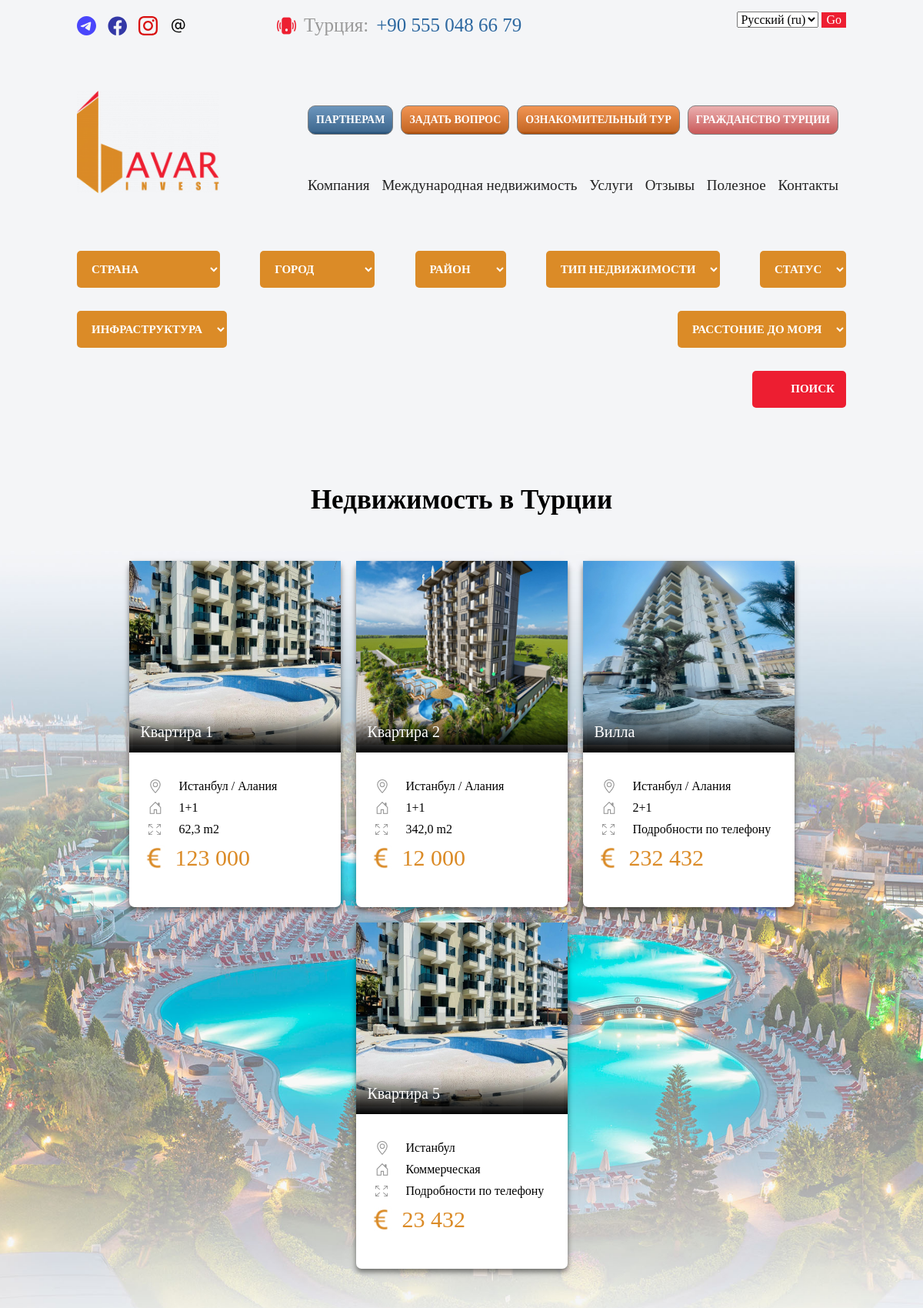
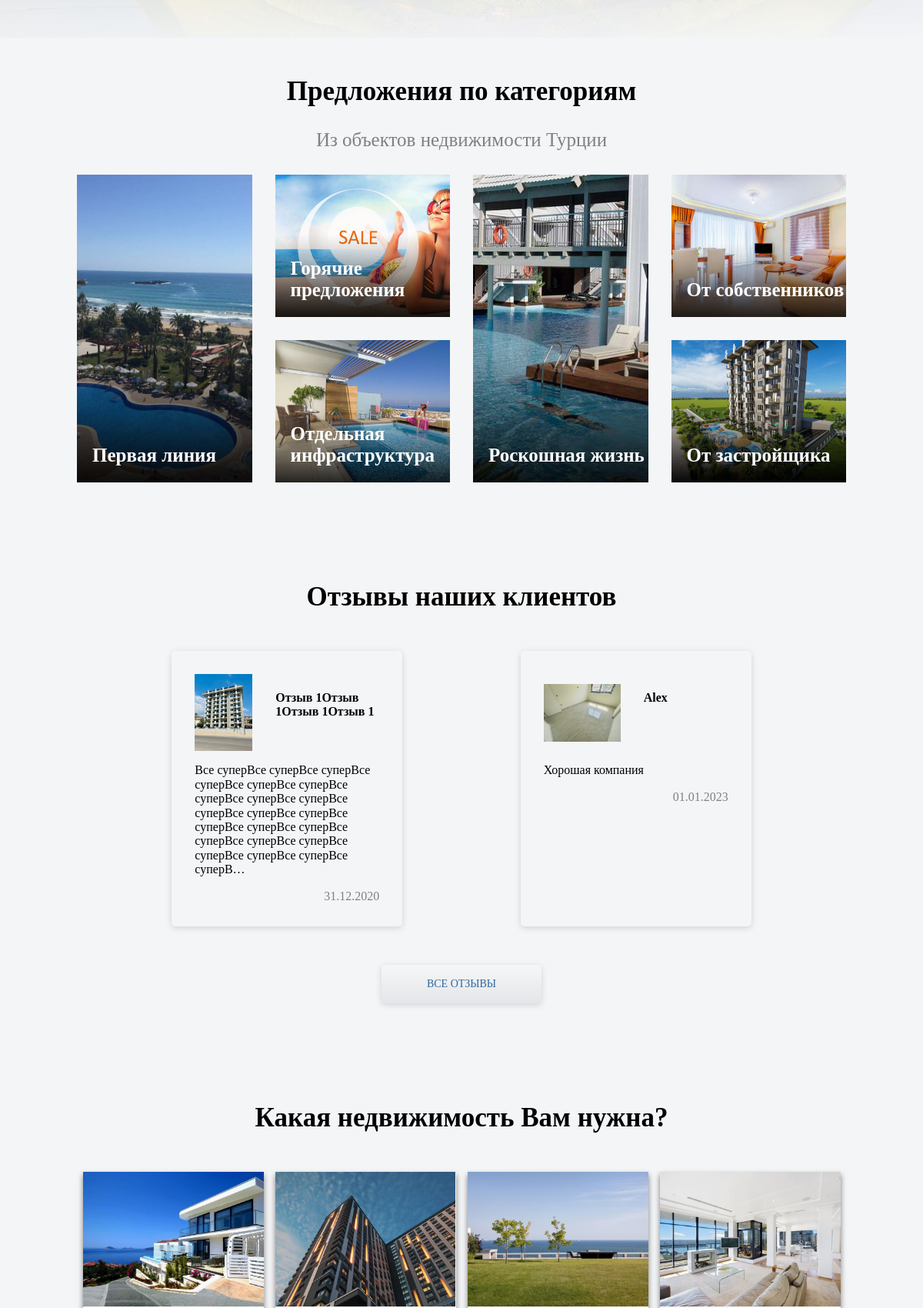
The app's page /ru/turkish (upper part) with its own data (2 pictures, top to bottom).
### flat/models.py (models this page shows, shortened)
class Flat(models.Model):
    title = models.CharField(
        'Название объекта', max_length=255, blank=False, unique=False, null=False, help_text='Обязательное поле')
    price = models.IntegerField(
        'Цена объекта', blank=True, null=True, help_text='EURO')
    square = models.FloatField(
        'Площадь объекта', blank=True, null=True, help_text='m2')
    year_of_construction = models.SmallIntegerField(
        'Год постройки', blank=True, null=True, help_text='Пример 2023')
    furniture = models.BooleanField(
        'Если есть мебель - отметье', blank=True, null=True)
    to_sea = models.FloatField(
        'Расстояние до моря в киллометрах', blank=True, null=True, help_text='Пример (0.2)')
    to_center = models.FloatField(
        'Расстояние до центра в киллометрах', blank=True, null=True, help_text='Пример (2.2)')
    to_airport = models.FloatField(
        'Расстояние до аэропорта в киллометрах', blank=True, null=True, help_text='Пример (8.9)')
    description = models.TextField(
        'Описание объекта', max_length=15000, blank=False, null=False, help_text='Обязательное поле')
    main_country = models.ForeignKey(
        Country, blank=False, null=False, related_name='main_country', on_delete=models.CASCADE, verbose_name='Выберите страну', help_text='Обязательное поле')
    main_city = models.ForeignKey(
        City, blank=False, null=False, related_name='main_city', on_delete=models.CASCADE, verbose_name='Выберите город', help_text='Обязательное поле')
    main_type_real_estate = models.ForeignKey(
        Type_real_estate, blank=False, null=False, related_name='main_type_real_estate', on_delete=models.CASCADE, verbose_name='Выберите тип недвижимости', help_text='Обязательное поле')
    main_rooms = models.ForeignKey(
        Rooms, blank=True, null=True, related_name='main_rooms', on_delete=models.CASCADE, verbose_name='Выберите комнаты')
    main_offer = models.ForeignKey(
        Offer, blank=False, null=False, related_name='main_offer', on_delete=models.CASCADE, verbose_name='Укажите от кого предложение', help_text='Обязательное поле')
    main_district = models.ForeignKey(District, blank=True, null=True,
                                      related_name='main_district', on_delete=models.CASCADE, verbose_name='Район')
    main_status = models.ForeignKey(
        Status, blank=True, null=True, related_name='main_status', on_delete=models.CASCADE, verbose_name='Статус')
    main_infrastructure = models.ForeignKey(
        Infrastructure, blank=True, null=True, related_name='main_infrastructure', on_delete=models.CASCADE, verbose_name='Инфраструктура')
    hot_offer = models.BooleanField('Горячее предложение', default=False)
    first_line = models.BooleanField('Первая линия', default=False)
    out_infra = models.BooleanField('Отельная инфраструктура', default=False)
    vip = models.BooleanField('Роскошная жизнь', default=False)
    wireless_Internet = models.BooleanField(
        'Беспроводной интернет', default=True)
    billiard = models.BooleanField('Бильярд', default=True)
    electric_generator = models.BooleanField('Электрогенератор', default=True)
    Green_Garden = models.BooleanField('Зеленый сад', default=True)
    finnish_sauna = models.BooleanField('Финская сауна', default=True)
    jacuzzi = models.BooleanField('Джакузи', default=True)
    playground = models.BooleanField('Детская площадка', default=True)
    video_surveillance = models.BooleanField('Видеонаблюдение', default=True)
    table_tennis = models.BooleanField('Настольный теннис', default=True)
    indoor_swimming_pool = models.BooleanField(
        'Закрытый бассейн', default=True)
    roman_Steam_Room = models.BooleanField('Римская парная', default=True)
    satellite_TV = models.BooleanField('Спутниковое ТВ', default=True)
    massage_rooms = models.BooleanField('Массажные кабинеты', default=True)
    fitness_center = models.BooleanField('Фитнес центр', default=True)
    turkish_hamam = models.BooleanField('Турецкий хамам', default=True)
    play_room = models.BooleanField('Игровая комната', default=True)
    children_pool = models.BooleanField('Детский бассейн', default=True)
    outdoor_swimming_pool = models.BooleanField(
        'Открытый бассейн', default=True)
    gazebos_for_recreation = models.BooleanField(
        'Беседки для отдыха', default=True)
    covered_parking = models.BooleanField('Крытая парковка', default=True)
    outdoor_parking = models.BooleanField('Открытая парковка', default=True)
    main_photo = models.ImageField(
        'Главное фото', upload_to='media/flat/%Y/%m/', blank=False, null=False, help_text='Обязательное поле')
    photo1 = models.ImageField(
        'Фото 1', upload_to='media/flat/add_photo/%Y/%m/', blank=True, null=True)
    photo2 = models.ImageField(
        'Фото 2', upload_to='media/flat/add_photo/%Y/%m/', blank=True, null=True)
    photo3 = models.ImageField(
        'Фото 3', upload_to='media/flat/add_photo/%Y/%m/', blank=True, null=True)
    photo4 = models.ImageField(
        'Фото 4', upload_to='media/flat/add_photo/%Y/%m/', blank=True, null=True)
    photo5 = models.ImageField(
        'Фото 5', upload_to='media/flat/add_photo/%Y/%m/', blank=True, null=True)
    photo6 = models.ImageField(
        'Фото 6', upload_to='media/flat/add_photo/%Y/%m/', blank=True, null=True)
    photo7 = models.ImageField(
        'Фото 7', upload_to='media/flat/add_photo/%Y/%m/', blank=True, null=True)
    photo8 = models.ImageField(
        'Фото 8', upload_to='media/flat/add_photo/%Y/%m/', blank=True, null=True)
    photo9 = models.ImageField(
        'Фото 9', upload_to='media/flat/add_photo/%Y/%m/', blank=True, null=True)
    photo10 = models.ImageField(
        'Фото 10', upload_to='media/flat/add_photo/%Y/%m/', blank=True, null=True)
    photo11 = models.ImageField(
        'Фото 11', upload_to='media/flat/add_photo/%Y/%m/', blank=True, null=True)
    photo12 = models.ImageField(
        'Фото 12', upload_to='media/flat/add_photo/%Y/%m/', blank=True, null=True)
    photo13 = models.ImageField(
        'Фото 13', upload_to='media/flat/add_photo/%Y/%m/', blank=True, null=True)
    photo14 = models.ImageField(
        'Фото 14', upload_to='media/flat/add_photo/%Y/%m/', blank=True, null=True)
    photo15 = models.ImageField(
        'Фото 15', upload_to='media/flat/add_photo/%Y/%m/', blank=True, null=True)
    photo16 = models.ImageField(
        'Фото 16', upload_to='media/flat/add_photo/%Y/%m/', blank=True, null=True)
    photo17 = models.ImageField(
        'Фото 17', upload_to='media/flat/add_photo/%Y/%m/', blank=True, null=True)
    photo18 = models.ImageField(
        'Фото 18', upload_to='media/flat/add_photo/%Y/%m/', blank=True, null=True)
    photo19 = models.ImageField(
        'Фото 19', upload_to='media/flat/add_photo/%Y/%m/', blank=True, null=True)
    photo20 = models.ImageField(
        'Фото 20', upload_to='media/flat/add_photo/%Y/%m/', blank=True, null=True)
    photo21 = models.ImageField(
        'Фото 21', upload_to='media/flat/add_photo/%Y/%m/', blank=True, null=True)
    photo22 = models.ImageField(
        'Фото 22', upload_to='media/flat/add_photo/%Y/%m/', blank=True, null=True)
    photo23 = models.ImageField(
        'Фото 23', upload_to='media/flat/add_photo/%Y/%m/', blank=True, null=True)
    photo24 = models.ImageField(
        'Фото 24', upload_to='media/flat/add_photo/%Y/%m/', blank=True, null=True)
    photo25 = models.ImageField(
        'Фото 25', upload_to='media/flat/add_photo/%Y/%m/', blank=True, null=True)
    photo26 = models.ImageField(
        'Фото 26', upload_to='media/flat/add_photo/%Y/%m/', blank=True, null=True)
    photo27 = models.ImageField(
        'Фото 27', upload_to='media/flat/add_photo/%Y/%m/', blank=True, null=True)
    photo28 = models.ImageField(
        'Фото 28', upload_to='media/flat/add_photo/%Y/%m/', blank=True, null=True)
    photo29 = models.ImageField(
        'Фото 29', upload_to='media/flat/add_photo/%Y/%m/', blank=True, null=True)
    photo30 = models.ImageField(
        'Фото 30', upload_to='media/flat/add_photo/%Y/%m/', blank=True, null=True)
    photo31 = models.ImageField(
        'Фото 31', upload_to='media/flat/add_photo/%Y/%m/', blank=True, null=True)
    photo32 = models.ImageField(
        'Фото 32', upload_to='media/flat/add_photo/%Y/%m/', blank=True, null=True)
    photo33 = models.ImageField(
        'Фото 33', upload_to='media/flat/add_photo/%Y/%m/', blank=True, null=True)
    photo34 = models.ImageField(
        'Фото 34', upload_to='media/flat/add_photo/%Y/%m/', blank=True, null=True)
    photo35 = models.ImageField(
        'Фото 35', upload_to='media/flat/add_photo/%Y/%m/', blank=True, null=True)
    slug = models.SlugField('URL', max_length=255, unique=False, db_index=True)
    created_at = models.DateTimeField(auto_now_add=True)
    def get_absolute_url(self):
        return reverse("details", kwargs={"pk": self.pk})
    class Meta:
        verbose_name = ' Объект недвижимости'
        verbose_name_plural = ' Объекты недвижимости'

class City(models.Model):
    city = models.CharField('Город', max_length=255,
                            blank=True, null=True)
    def __str__(self):
        return self.city
    class Meta:
        verbose_name = 'Город'
        verbose_name_plural = 'Города'

class District(models.Model):
    district = models.CharField('Район', max_length=255, blank=True, null=True)
    def __str__(self):
        return self.district
    class Meta:
        verbose_name = 'Район'
        verbose_name_plural = 'Районы'

class Rooms(models.Model):
    rooms = models.CharField('Количество комнат', max_length=255)
    def __str__(self):
        return self.rooms
    class Meta:
        verbose_name = 'Комната'
        verbose_name_plural = 'Комнаты'

class Type_real_estate(models.Model):
    type_real_estate = models.CharField(
        'Тип недвижимости', max_length=255, blank=True, null=True)
    def __str__(self):
        return self.type_real_estate
    class Meta:
        verbose_name = 'Тип недвижимости'
        verbose_name_plural = 'Типы недвижимости'

class Reviews(models.Model):
    name = models.CharField('Имя', max_length=255, blank=False, null=False)
    text = models.TextField(
        'Текст отзыва', max_length=15000, blank=False, null=False)
    data = models.CharField('Дата', max_length=100, blank=False,
                            null=False, help_text='Введите дату в формате 01.01.2021')
    photo = models.ImageField(
        'Фото', blank=True, null=False, upload_to='media/reviews/%Y/%m/')
    class Meta:
        verbose_name = 'Отзывы'
        verbose_name_plural = 'Отзывы'

### flat/views.py (the view)
# urls.py: path('turkish', ShowTurkishView.as_view(), name='turkish'),
class ShowTurkishView(ListView):
    queryset = Flat.objects.all().filter(main_country=1)
    template_name = 'flat/Turkish.html'
    context_object_name = 'flat'
    country = Country.objects.all()
    city = City.objects.all()
    district = District.objects.all()
    type_real_estate = Type_real_estate.objects.all()
    reviews = Reviews.objects.all().order_by('?')[:4]
    def get_context_data(self, **kwargs):
        context = super(ShowTurkishView, self).get_context_data(**kwargs)
        context['reviews'] = self.reviews
        context['country'] = self.country
        context['city'] = self.city
        context['district'] = self.district
        context['type_real_estate'] = self.type_real_estate
        return context

### flat/templates/flat/Turkish.html (shortened to what this page needs)
{% extends 'flat/base.html' %}
{% load static %}
{% load i18n %}
{% block body %}
  {% include 'flat/components/filter/filter_main.html' %}
  <section class="newobj">
    <div class="container">
      <h2 class="newobj-title">{% translate "Недвижимость в Турции" context 'turkish_main' %}</h2>
      <ul class="newobj-cards" id="allCardsFilterTR">
        {% for card in flat %}
          <li class="newobj-cards__card">
            <a href="{{ card.get_absolute_url }}">
              <div class="newobj-cards__card-top">
                <img src="{{ card.main_photo.url }}" alt="" />
                <span>{{ card.title }}</span>
              </div>
            </a>
            <div class="newobj-cards__card-bottom">
              <ul class="propety-card">
                <li class="property-card__itm card-geo">
                  <div class="card-link">
                    <a href="#">{{ card.main_city }}</a>
                    {% if card.main_district %}
                      <a href="#" class="card-link__two">/ {{ card.main_district }}</a>
                    {% endif %}
                  </div>
                </li>
                {% if card.main_rooms %}
                  <li class="property-card__itm card-rooms">
                    <a href="#">{{ card.main_rooms }}</a>
                  </li>
                {% else %}
                  <li class="property-card__itm card-rooms">
                    <a href="#">{{ card.main_type_real_estate }}</a>
                  </li>
                {% endif %}
                <li class="property-card__itm card-square">
                  {% if card.square %}
                    <a href="#">{{ card.square }} {% translate "m2" context 'turkish_main' %}</a>
                  {% else %}
                    <a href="#">{% translate "Подробности по телефону" context 'turkish_main' %}</a>
                  {% endif %}
                </li>
                <li class="property-card__itm card-price">
                </li>
              </ul>
            </div>
          </li>
        {% endfor %}
      </ul>
    </div>
  </section>
  {% include 'flat/components/offer.html' %}
  {% include 'flat/components/reviews.html' %}
  {% include 'flat/components/how.html' %}
{% endblock %}

### flat/templates/flat/components/reviews.html
{% load i18n %}
{% block reviews %}
  <section class="reviews">
    <div class="container">
      <h2 class="reviews-title">{% translate "Отзывы наших клиентов" context 'reviews' %}</h2>
      <ul class="reviews-list">
        {% for itm in reviews %}
          <li class="reviews-list__itm">
            <div class="reviews-top">
              <img src="{{ itm.photo.url }}" alt="" class="reviews-img" />
              <h4>{{ itm.name|truncatechars:30 }}</h4>
            </div>
            <p>{{ itm.text|truncatechars:200 }}</p>
            <span>{{ itm.data }}</span>
          </li>
        {% endfor %}
      </ul>
      <div class="newobj-btn">
        <a href=" {% url 'reviews' %} " class="newobj-btn__itm">{% translate "все отзывы" context 'reviews' %}</a>
      </div>
    </div>
  </section>
{% endblock %}

### records on screen
Flat: main_photo (picture), title "Квартира 1", main_city "Истанбул", main_district "Алания", main_rooms "1+1", square "62,3"
Flat: main_photo (picture), title "Квартира 2", main_city "Истанбул", main_district "Алания", main_rooms "1+1", square "342,0"
Flat: main_photo (picture), title "Вилла", main_city "Истанбул", main_district "Алания", main_rooms "2+1"
Flat: main_photo (picture), title "Квартира 5", main_city "Истанбул", main_type_real_estate "Коммерческая"
Reviews: photo (picture), name "Отзыв 1Отзыв 1Отзыв 1Отзыв 1", text "Все суперВсе суперВсе суперВсе суперВсе суперВсе суперВсе суперВсе суперВсе суперВсе суперВсе суперВсе суперВсе суперВсе суперВсе суперВсе суперВсе суперВсе суперВсе суперВсе суперВсе суперВсе суперВ…", data "31.12.2020"
Reviews: photo (picture), name "Alex", text "Хорошая компания", data "01.01.2023"

### other values on screen
form field language "Русский (ru)"
